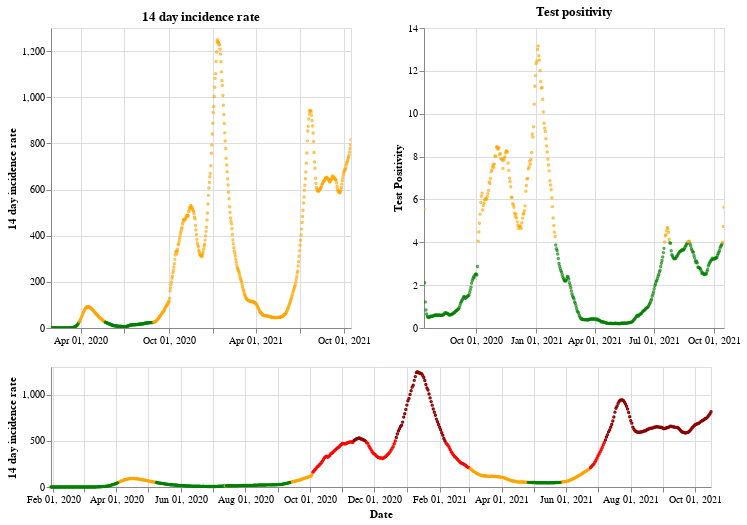

Here is the notebook cell this chart was saved with:
### Markdown cell above
## England

### Code cell
plot_traffic_light('England')

### Figure 1 — Vega-Lite specification as saved in the notebook (floating-point values rounded to 4 significant figures; data arrays with more than 128 entries replaced by an {"elided": "..."} marker saying what was removed)
{"config": {"view": {"continuousWidth": 400, "continuousHeight": 300}}, "vconcat": [{"hconcat": [{"mark": {"type": "point", "size": 2}, "encoding": {"color": {"condition": {"value": "green", "test": "(datum.twoWeeklyCasesRate <= 25)"}, "value": "orange"}, "tooltip": [{"type": "nominal", "field": "areaName"}, {"type": "temporal", "field": "date"}, {"type": "quantitative", "field": "twoWeeklyCasesRate"}, {"type": "quantitative", "field": "testPositivity"}], "x": {"type": "temporal", "axis": {"title": ""}, "field": "date", "scale": {"domain": {"selection": "DateBrush"}}, "timeUnit": "yearmonthdate"}, "y": {"type": "quantitative", "axis": {"title": "14 day incidence rate"}, "field": "twoWeeklyCasesRate"}}, "title": "14 day incidence rate", "width": 300}, {"mark": {"type": "point", "size": 2}, "encoding": {"color": {"condition": {"value": "green", "test": "(datum.testPositivity <= 4)"}, "value": "orange"}, "tooltip": [{"type": "nominal", "field": "areaName"}, {"type": "temporal", "field": "date"}, {"type": "quantitative", "field": "twoWeeklyCasesRate"}, {"type": "quantitative", "field": "testPositivity"}], "x": {"type": "temporal", "axis": {"title": ""}, "field": "date", "scale": {"domain": {"selection": "DateBrush"}}, "timeUnit": "yearmonthdate"}, "y": {"type": "quantitative", "axis": {"title": "Test Positivity"}, "field": "testPositivity"}}, "title": "Test positivity", "width": 300}]}, {"layer": [{"mark": {"type": "point", "size": 2}, "encoding": {"color": {"condition": {"value": "orange", "test": "(((datum.testPositivity < 4) && (datum.twoWeeklyCasesRate >= 50)) && (datum.twoWeeklyCasesRate < 200))"}, "value": "red"}, "opacity": {"condition": {"value": 1, "test": "((datum.twoWeeklyCasesRate >= 50) && (datum.twoWeeklyCasesRate < 500))"}, "value": 0}, "tooltip": [{"type": "nominal", "field": "areaName"}, {"type": "temporal", "field": "date"}, {"type": "quantitative", "field": "twoWeeklyCasesRate"}, {"type": "quantitative", "field": "testPositivity"}], "x": {"type": "temporal", "axis": {"title": "Date"}, "field": "date", "timeUnit": "yearmonthdate"}, "y": {"type": "quantitative", "axis": {"title": "14 day incidence rate"}, "field": "twoWeeklyCasesRate"}}, "selection": {"DateBrush": {"type": "interval", "encodings": ["x"], "fields": ["Time"]}}}, {"mark": {"type": "point", "size": 2}, "encoding": {"color": {"value": "darkred"}, "opacity": {"condition": {"value": 1, "test": "(datum.twoWeeklyCasesRate >= 500)"}, "value": 0}, "tooltip": [{"type": "nominal", "field": "areaName"}, {"type": "temporal", "field": "date"}, {"type": "quantitative", "field": "twoWeeklyCasesRate"}, {"type": "quantitative", "field": "testPositivity"}], "x": {"type": "temporal", "axis": {"title": "Date"}, "field": "date", "timeUnit": "yearmonthdate"}, "y": {"type": "quantitative", "axis": {"title": "14 day incidence rate"}, "field": "twoWeeklyCasesRate"}}}, {"mark": {"type": "point", "size": 2}, "encoding": {"color": {"condition": {"value": "green", "test": "((datum.testPositivity < 4) && (datum.twoWeeklyCasesRate < 50))"}, "value": "orange"}, "opacity": {"condition": {"value": 1, "test": "(datum.twoWeeklyCasesRate < 50)"}, "value": 0}, "tooltip": [{"type": "nominal", "field": "areaName"}, {"type": "temporal", "field": "date"}, {"type": "quantitative", "field": "twoWeeklyCasesRate"}, {"type": "quantitative", "field": "testPositivity"}], "x": {"type": "temporal", "axis": {"title": "Date"}, "field": "date", "timeUnit": "yearmonthdate"}, "y": {"type": "quantitative", "axis": {"title": "14 day incidence rate"}, "field": "twoWeeklyCasesRate"}}}], "height": 120, "width": 660}], "data": {"name": "data-71beaabc10c09d0ab438339aa30dfa8b"}, "$schema": "https://vega.github.io/schema/vega-lite/v4.8.1.json", "datasets": {"data-71beaabc10c09d0ab438339aa30dfa8b": {"elided": "626 records"}}}
